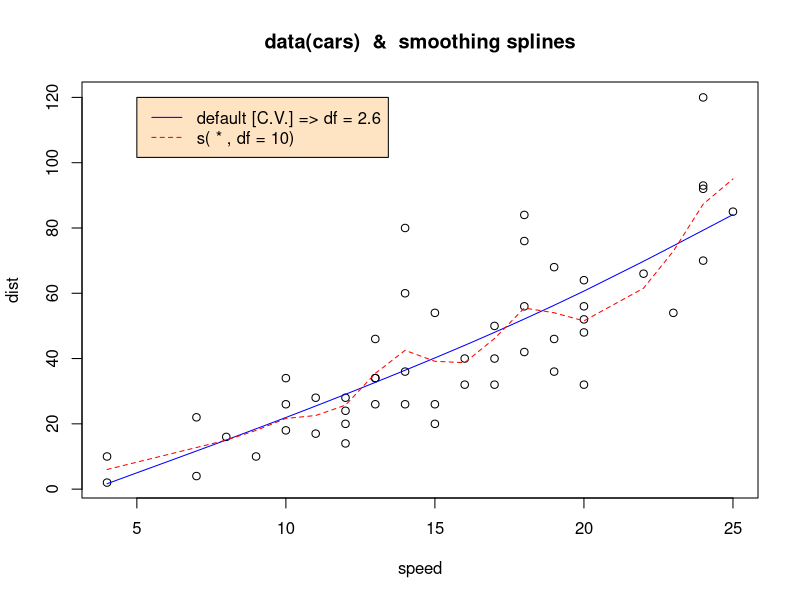
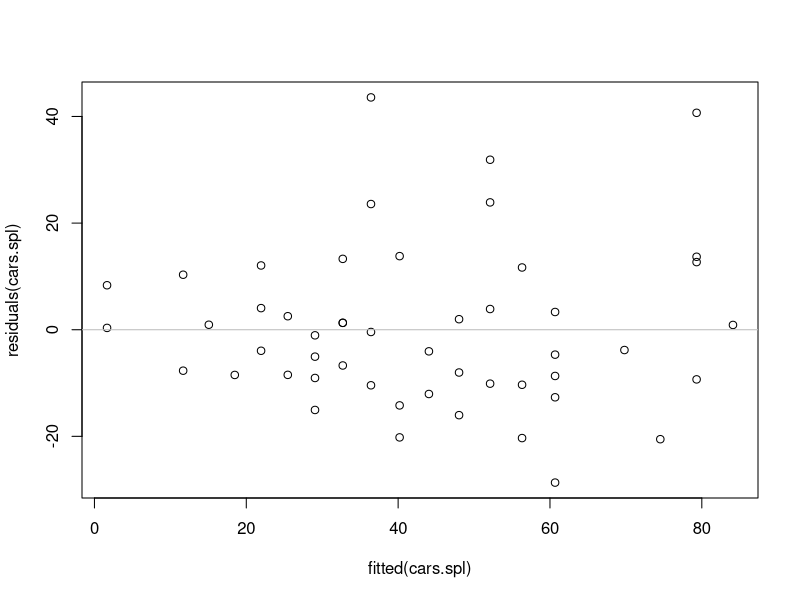
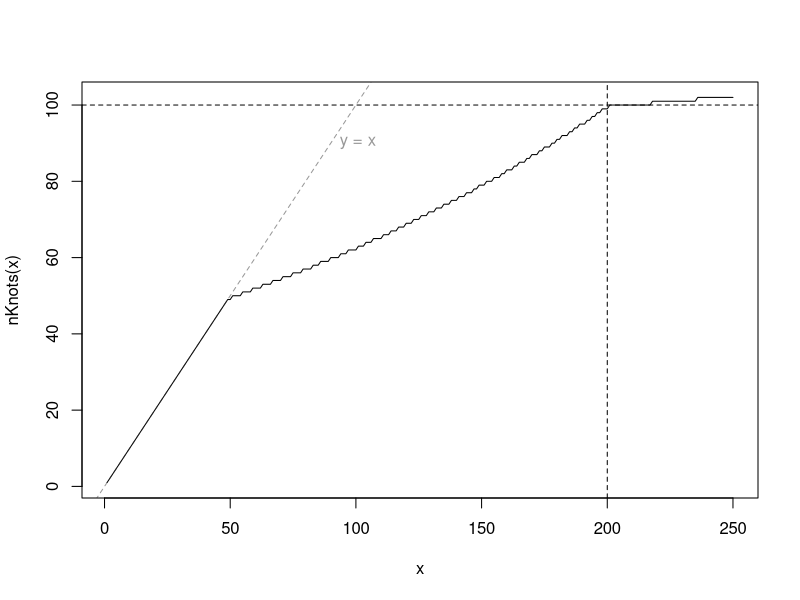
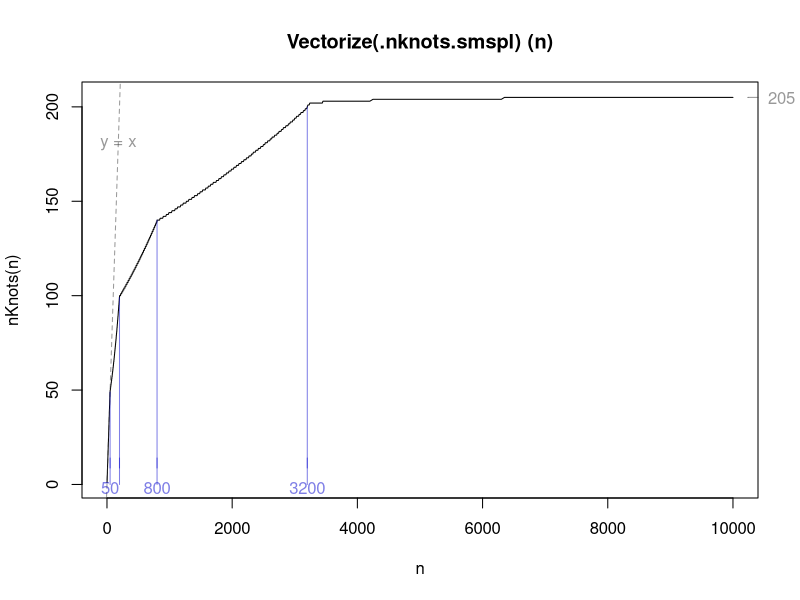
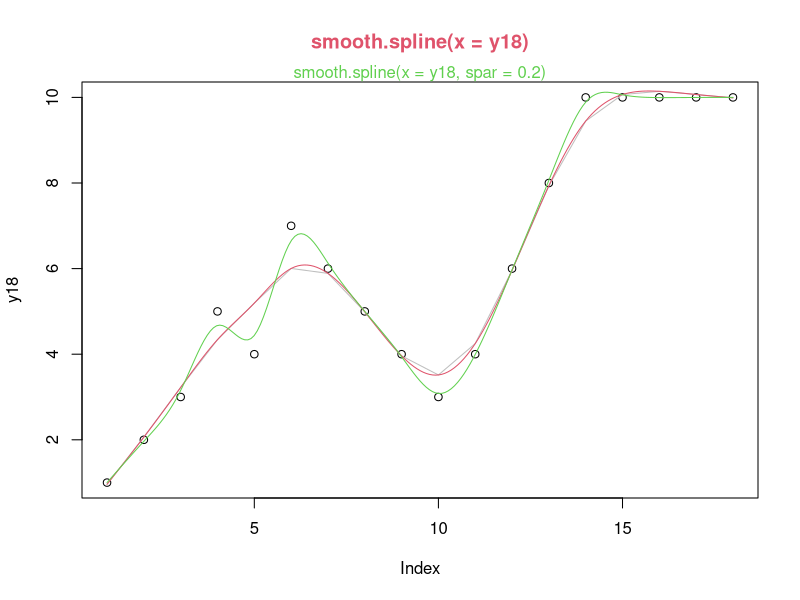

Recreate these plots in R, in order.
#************************************************
# Brandon Cabaleiro
# RCS: cabalb
# RIN: 661648482
# 6000 Level
#
# This R code is for Group 4 splines1.R
#************************************************

require(graphics)
data(cars)

attach(cars)
plot(speed, dist, main = "data(cars)  &  smoothing splines")
cars.spl <- smooth.spline(speed, dist)
(cars.spl)
## This example has duplicate points, so avoid cv = TRUE

lines(cars.spl, col = "blue")
lines(smooth.spline(speed, dist, df = 10), lty = 2, col = "red")
legend(5,120,c(paste("default [C.V.] => df =",round(cars.spl$df,1)),
               "s( * , df = 10)"), col = c("blue","red"), lty = 1:2,
       bg = 'bisque')
detach()


## Residual (Tukey Anscombe) plot:
plot(residuals(cars.spl) ~ fitted(cars.spl))
abline(h = 0, col = "gray")

## consistency check:
stopifnot(all.equal(cars$dist,
                    fitted(cars.spl) + residuals(cars.spl)))

## Visualize the behavior of  .nknots.smspl()
nKnots <- Vectorize(.nknots.smspl) ; c.. <- adjustcolor("gray20",.5)
curve(nKnots, 1, 250, n=250)
abline(0,1, lty=2, col=c..); text(90,90,"y = x", col=c.., adj=-.25)
abline(h=100,lty=2); abline(v=200, lty=2)

n <- c(1:799, seq(800, 3490, by=10), seq(3500, 10000, by = 50))
plot(n, nKnots(n), type="l", main = "Vectorize(.nknots.smspl) (n)")
abline(0,1, lty=2, col=c..); text(180,180,"y = x", col=c..)
n0 <- c(50, 200, 800, 3200); c0 <- adjustcolor("blue3", .5)
lines(n0, nKnots(n0), type="h", col=c0)
axis(1, at=n0, line=-2, col.ticks=c0, col=NA, col.axis=c0)
axis(4, at=.nknots.smspl(10000), line=-.5, col=c..,col.axis=c.., las=1)

##-- artificial example
y18 <- c(1:3, 5, 4, 7:3, 2*(2:5), rep(10, 4))
xx  <- seq(1, length(y18), len = 201)
(s2  <- smooth.spline(y18)) # GCV
(s02  <- smooth.spline(y18, spar = 0.2))
(s02. <- smooth.spline(y18, spar = 0.2, cv = NA))
plot(y18, main = deparse(s2$call), col.main = 2)
lines(s2, col = "gray"); lines(predict(s2, xx), col = 2)
lines(predict(s02, xx), col = 3); mtext(deparse(s02$call), col = 3)

## The following shows the problematic behavior of 'spar' searching:
(s2  <- smooth.spline(y18, control =
                        list(trace = TRUE, tol = 1e-6, low = -1.5)))
(s2m <- smooth.spline(y18, cv = TRUE, control =
                        list(trace = TRUE, tol = 1e-6, low = -1.5)))
## both above do quite similarly (Df = 8.5 +- 0.2)

